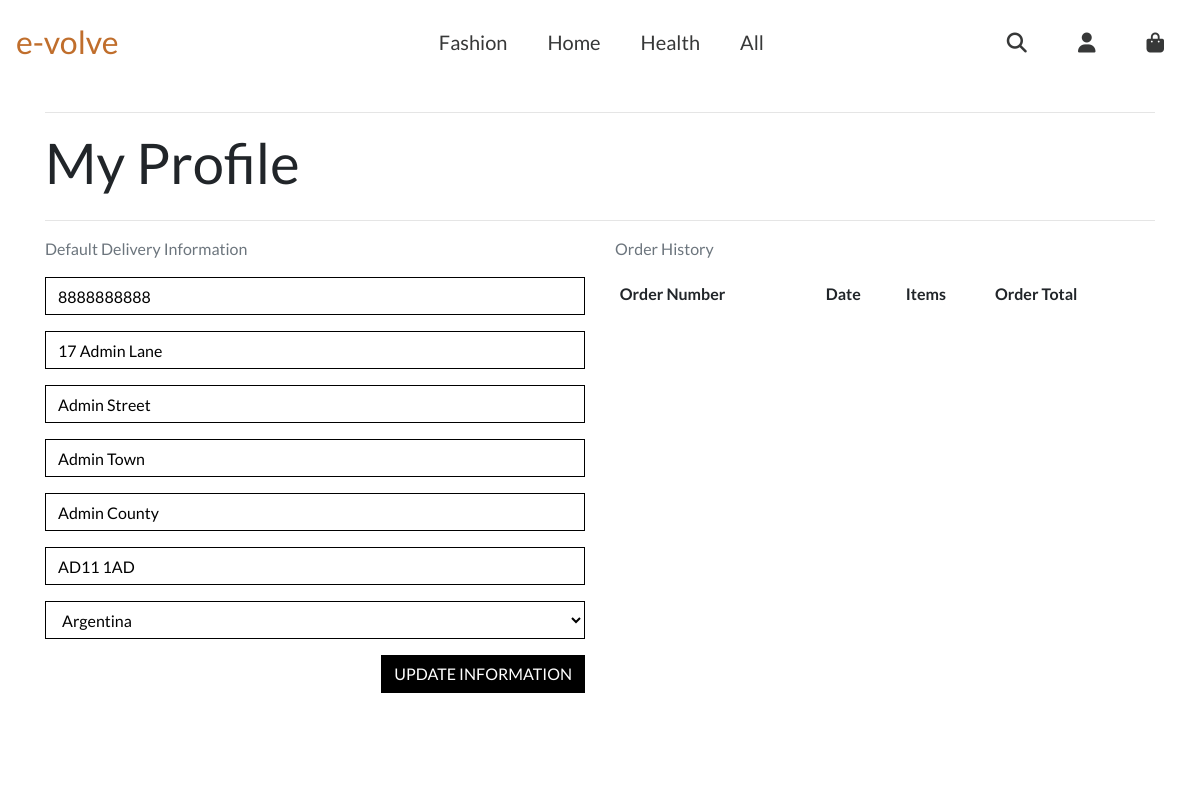
Page /profile/ (signed in) on the earlier database version.
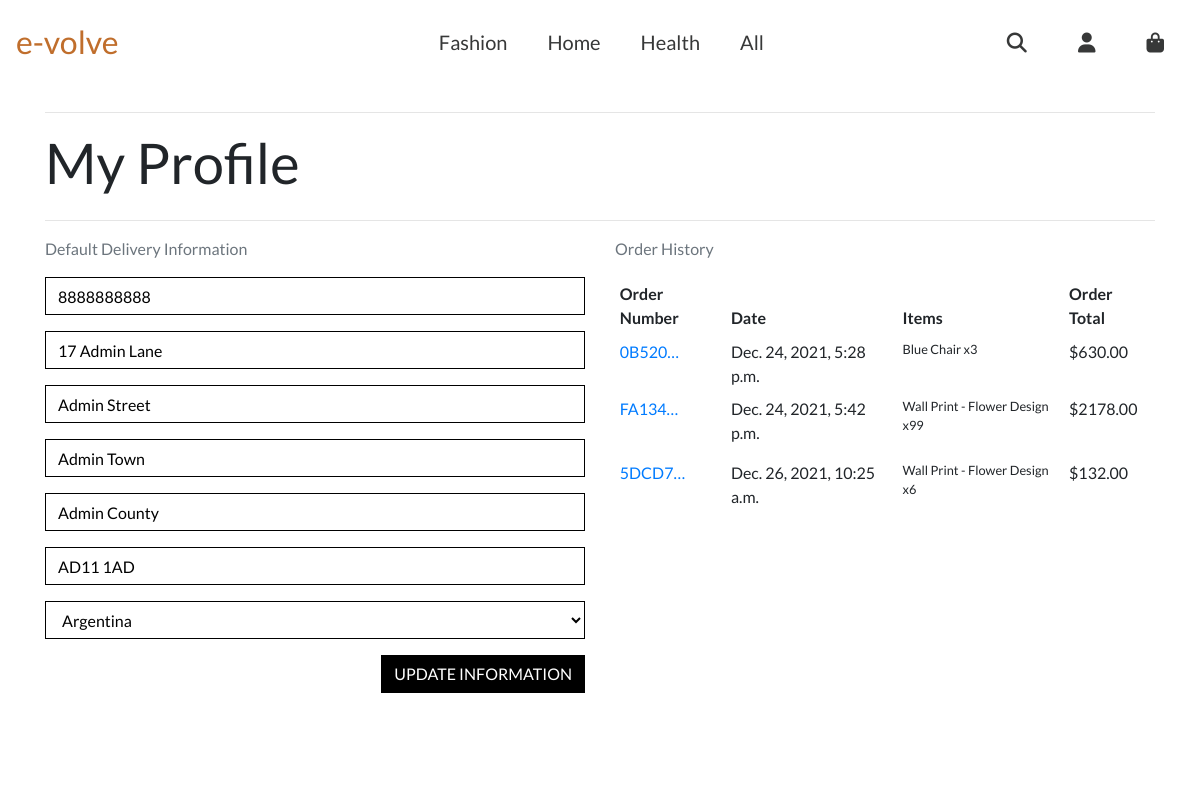
Same page on the later database version.
### checkout/models.py (models this page shows, shortened)
class Order(models.Model):
    order_number = models.CharField(max_length=32, null=False, editable=False)
    user_profiles = models.ForeignKey(UserProfile, on_delete=models.SET_NULL,
                                      null=True, blank=True, related_name='orders')
    full_name = models.CharField(max_length=50, null=False, blank=False)
    email = models.EmailField(max_length=254, null=False, blank=False)
    phone_number = models.CharField(max_length=20, null=False, blank=False)
    country = CountryField(blank_label='Country *', null=False, blank=False)
    postcode = models.CharField(max_length=20, null=True, blank=True)
    town_or_city = models.CharField(max_length=40, null=False, blank=False)
    street_address1 = models.CharField(max_length=80, null=False, blank=False)
    street_address2 = models.CharField(max_length=80, null=True, blank=True)
    county = models.CharField(max_length=80, null=True, blank=True)
    date = models.DateTimeField(auto_now_add=True)
    delivery_cost = models.DecimalField(max_digits=6, decimal_places=2,
                                        null=False, default=0)
    order_total = models.DecimalField(max_digits=10, decimal_places=2,
                                      null=False, default=0)
    grand_total = models.DecimalField(max_digits=10, decimal_places=2,
                                      null=False, default=0)
    original_shopping_bag = models.TextField(null=False, blank=False, default='')
    stripe_pid = models.CharField(max_length=254, null=False, blank=False, default='')

class OrderLineItem(models.Model):
    SIZE_6 = "6"
    SIZE_8 = "8"
    SIZE_10 = "10"
    SIZE_12 = "12"
    SIZE_14 = "14"
    SIZE_16 = "16"
    SIZE_18 = "18"
    SIZE_20 = "20"
    SIZE_CHOICES = [
        (SIZE_6, 'Size 6'),
        (SIZE_8, 'Size 8'),
        (SIZE_10, 'Size 10'),
        (SIZE_12, 'Size 12'),
        (SIZE_14, 'Size 14'),
        (SIZE_16, 'Size 16'),
        (SIZE_18, 'Size 18'),
        (SIZE_20, 'Size 20'),
    ]
    order = models.ForeignKey(Order, null=False, blank=False,
                              on_delete=models.CASCADE,
                              related_name='lineitems')
    product = models.ForeignKey(Product, null=False, blank=False,
                                on_delete=models.CASCADE)
    product_size = models.CharField(max_length=2,
                                    choices=SIZE_CHOICES, null=True,
                                    blank=True)
    quantity = models.IntegerField(null=False, blank=False, default=0)
    lineitem_total = models.DecimalField(max_digits=6, decimal_places=2,
                                         null=False, blank=False,
                                         editable=False)

### products/models.py (models this page shows, shortened)
class Product(models.Model):
    category = models.ForeignKey('Category', null=True, blank=True,
                                 on_delete=models.SET_NULL)
    sku = models.CharField(max_length=254, null=True, blank=True)
    name = models.CharField(max_length=254)
    description = models.TextField()
    has_sizes = models.BooleanField(default=False, null=True, blank=True)
    price = models.DecimalField(max_digits=6, decimal_places=2)
    image_url = models.URLField(max_length=1024, null=True, blank=True)
    image = models.ImageField(null=True, blank=True)

### profiles/views.py (the view)
# urls.py: path('profile/', include('profiles.urls')),
def profile(request):
    profile = get_object_or_404(UserProfile, user=request.user)
    if request.method == 'POST':
        form = UserProfileForm(request.POST, instance=profile)
        if form.is_valid():
            form.save()
            messages.success(request, 'Profile updated successfully')
    form = UserProfileForm(instance=profile)
    orders = profile.orders.all()
    template = 'profiles/profile.html'
    context = {
        'form': form,
        'orders': orders,
        'on_profile_page': True
    }
    return render(request, template, context)

### profiles/forms.py
class UserProfileForm(forms.ModelForm):
    class Meta:
        model = UserProfile
        exclude = ('user',)
    def __init__(self, *args, **kwargs):
        super().__init__(*args, **kwargs)
        placeholders = {
            'default_phone_number': 'Phone Number',
            'default_postcode': 'Postal Code',
            'default_town_or_city': 'Town or City',
            'default_street_address1': 'Street Address 1',
            'default_street_address2': 'Street Address 2',
            'default_county': 'County, State or Locality',
        }
        self.fields['default_phone_number'].widget.attrs['autofocus'] = True
        for field in self.fields:
            if field != 'default_country':
                if self.fields[field].required:
                    placeholder = f'{placeholders[field]} *'
                else:
                    placeholder = placeholders[field]
                self.fields[field].widget.attrs['placeholder'] = placeholder
            self.fields[field].widget.attrs['class'] = 'border-black rounded-0 profile-form-input'
            self.fields[field].label = False

### profiles/templates/profiles/profile.html (shortened to what this page needs)
{% extends "base.html" %}
{% load static %}
{% block extra_css %}
    <link rel="stylesheet" href="{% static 'profiles/css/profile.css' %}">
{% endblock %}
{% block content %}
    <div class="overlay"></div>
    <div class="mt-5 pt-5"></div>
    <div class="container">
        <div class="row">
            <div class="col">
                <hr>
                <h2 class="logo-font mb-4">My Profile</h2>
                <hr>
            </div>
        </div>
        <div class="row">
            <div class="col-12 col-lg-6">
                <p class="text-muted">Default Delivery Information</p>
                <form class="mt-3" action="{% url 'profile' %}" method="POST" id="profile-update-form">
                    {{ form|crispy }}
                    <button class="btn btn-black rounded-0 text-uppercase float-right">Update Information</button>
                </form>
            </div>
            <div class="col-12 col-lg-6">
                <p class="text-muted">Order History</p>
                <div class="order-history table-responsive">
                    <table class="table table-sm table-borderless">
                        <thead>
                            <tr>
                                <th>Order Number</th>
                                <th>Date</th>
                                <th>Items</th>
                                <th>Order Total</th>
                            </tr>
                        </thead>
                        <tbody>
                            {% for order in orders %}
                                <tr>
                                    <td>
                                        <a href="{% url 'order_history' order.order_number %}"
                                        title="{{ order.order_number }}">
                                            {{ order.order_number|truncatechars:6 }}
                                        </a>
                                    </td>
                                    <td>{{ order.date }}</td>
                                    <td>
                                        <ul class="list-unstyled">
                                            {% for item in order.lineitems.all %}
                                                <li class="small">
                                                    {{ item.product.name }} x{{ item.quantity }}
                                                </li>
                                            {% endfor %}
                                        </ul>
                                    </td>
                                    <td>${{ order.grand_total }}</td>
                                </tr>
                            {% endfor %}
                        </tbody>
                    </table>
                </div>
            </div>
        </div>
{% endblock %}

Differences in the rows shown:
now on this page (row edited): Order: order_number "0B520…", date "Dec. 24, 2021, 5:28 p.m.", grand_total "630.00"
now on this page (row unchanged): OrderLineItem: product.name "Blue Chair", quantity "3", shown under "0B520…"
now on this page (row edited): Order: order_number "FA134…", date "Dec. 24, 2021, 5:42 p.m.", grand_total "2178.00"
now on this page (row unchanged): OrderLineItem: product.name "Wall Print - Flower Design", quantity "99", shown under "FA134…"
added Order: order_number "5DCD7…", date "Dec. 26, 2021, 10:25 a.m.", grand_total "132.00"
added OrderLineItem: product.name "Wall Print - Flower Design", quantity "6", shown under "5DCD7…"
